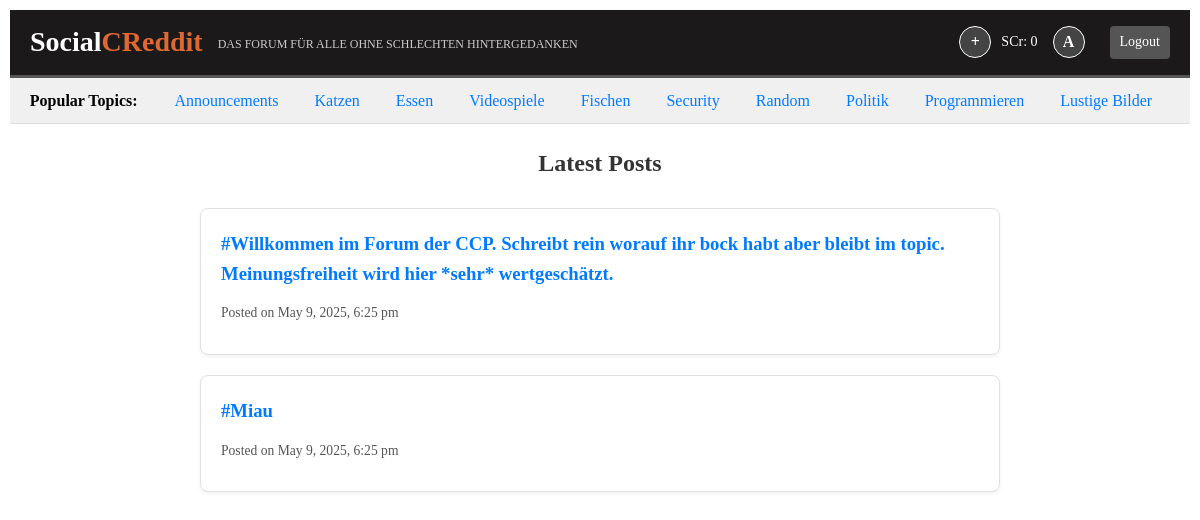
Screenshot of / (signed in) with the database file from the repository.
### tables this page shows
CREATE TABLE `topic` (
  `ID` int(11) NOT NULL,
  `Name` text NOT NULL
);

CREATE TABLE `posts` (
  `ID` bigint(20) NOT NULL,
  `TopicID` int(11) NOT NULL,
  `Content` text NOT NULL,
  `Likes` int(11) NOT NULL,
  `Pinned` tinyint(1) NOT NULL,
  `UserID` int(11) NOT NULL,
  `created_at` timestamp NOT NULL DEFAULT current_timestamp()
);

### www/include/database/content_managment.php (called while the page is built, shortened)
<?php
function get_topics($limit = 10, $sort_by = "popular")
{
    $conn = getDatabaseConnection();
    if ($limit == 0) {
        $sql = 'SELECT * FROM topic ORDER BY (SELECT COUNT(*) FROM posts WHERE posts.TopicID = topic.ID) DESC';
    } else {
        if ($sort_by == "popular") {
            $sql = 'SELECT * FROM topic ORDER BY (SELECT COUNT(*) FROM posts WHERE posts.TopicID = topic.ID) DESC LIMIT ' . $limit;
        } else {
            $sql = 'SELECT * FROM topic ORDER BY ID DESC LIMIT ' . $limit;
        }
    }
    $result = $conn->query($sql);
    if ($result->num_rows > 0) {
        $topics = array();
        while ($row = $result->fetch_assoc()) {
            $topics[] = $row;
        }
        return $topics;
    } else {
        return false;
    }
}
function get_homefeed($limit = 10, $sort_by = "created_at", $sort_order = "DESC")
{
    $conn = getDatabaseConnection();
    $sql = 'SELECT * FROM posts ORDER BY "' . $sort_by . '" "' . $sort_order . '"LIMIT ' . $limit;
    $result = $conn->query($sql);
    if ($result->num_rows > 0) {
        $posts = array();
        while ($row = $result->fetch_assoc()) {
            $posts[] = $row;
        }
        return $posts;
    } else {
        return false;
    }
}

### www/index.php (the view, shortened to what this page needs)
<!DOCTYPE html>
<html lang="en">
    <head>
    <?php include "header.php"; ?>
    </head>
    <body>
    <?php
        require_once "include/database/content_managment.php";
        $popular_topics = get_topics();
        if ($popular_topics && !empty($popular_topics)) {
            echo '<div class="popular-topics-bar">';
            echo '<span>Popular Topics: </span>';
            foreach ($popular_topics as $topic) {
                echo '<a href="topic.php?name=' . urlencode($topic['Name']) . '">' . htmlspecialchars($topic['Name']) . '</a>';
            }
            echo '</div>';
        } else {
            echo '<div class="popular-topics-bar"><span>No popular topics found.</span></div>';
        }
        $home_feed_posts = get_homefeed();
        if ($home_feed_posts && !empty($home_feed_posts)) {
            echo '<div class="home-feed">';
            echo '<h2>Latest Posts</h2>';
            foreach ($home_feed_posts as $post) {
                echo '<div class="post-preview">';
                echo '<h3><a href="post.php?id=' . $post['ID'] . '">' . htmlspecialchars($post['Content']) . '</a></h3>';
                $date = date_create($post['created_at']);
                echo '<p class="post-meta">Posted on ' . date_format($date, 'F j, Y, g:i a') . '</p>';
                echo '</div>';
            }
            echo '</div>';
        } else {
            echo '<div class="home-feed"><p>No posts to display yet.</p></div>';
        }
        ?>
    </body>
</html>

### www/header.php (shortened to what this page needs)
<!DOCTYPE html>
<html lang="en">
    <head>
	    <link rel="stylesheet" href="assets/css/styles.css">
    <link rel="stylesheet" href="https://code.jquery.com/ui/1.13.2/themes/base/jquery-ui.css">
    </head>
</html>
<?php
include "include/navbar.php";
require_once "include/database/content_managment.php";
?>

### www/include/navbar.php (shortened to what this page needs)
<?php
    $username = isset($_SESSION['username']) ? htmlspecialchars($_SESSION['username']) : 'Guest';
    $social_credit = isset($_SESSION['socialcredit']) ? htmlspecialchars($_SESSION['socialcredit']) : '-';
    ?>
    <link rel="stylesheet" href="assets/css/navbar.css">
    <nav class="navbar">
        <div class="navbar-brand">
            <a href="index.php" class="navbar-logo">Social<span>CReddit</span></a>
            <span class="navbar-tagline">DAS FORUM FÜR ALLE OHNE SCHLECHTEN HINTERGEDANKEN</span>
        </div>
        <div class="navbar-user-info">
            <a href="create.php" class="user-icon-link">
                <div class="user-icon">
                        <span class="user-icon-letter"><b>+</b></span>
                </div>
            </a>
            <span class="user-social-credit">SCr: <?php echo $social_credit; ?></span>
            <a href="profile.php" class="user-icon-link">
                <div class="user-icon">
                    <?php if ($username != 'Guest') : ?>
                        <span class="user-icon-letter"><?php echo strtoupper(substr($username, 0, 1)); ?></span>
                    <?php else : ?>
                        <span class="user-icon-letter">-</span>
                    <?php endif; ?>
                </div>
            </a>
            <a href="include/logout.php" class="logout-button">Logout</a>
        </div>
    </nav>

### www/assets/css/styles.css (style rules this page uses)
body { line-height: 1.6; margin: 10px; padding: 0; font-weight: 100; font-size: normal; }
.popular-topics-bar { padding: 10px; background-color: #f0f0f0; border-bottom: 1px solid #ddd; text-align: center; margin-bottom: 20px; }
.popular-topics-bar span { font-weight: bold; margin-right: 15px; }
.popular-topics-bar a { margin: 0 8px; text-decoration: none; color: #007bff; padding: 5px 10px; border-radius: 4px; transition: background-color 0.3s ease; }
.home-feed { margin: 20px auto; max-width: 800px; padding: 0 15px; }
.home-feed h2 { text-align: center; margin-bottom: 25px; color: #333; }
.post-preview { border: 1px solid #e0e0e0; padding: 20px; margin-bottom: 20px; border-radius: 8px; background-color: #fff; box-shadow: 0 2px 4px rgba(0,0,0,0.05); }
.post-preview h3 { margin-top: 0; margin-bottom: 10px; }
.post-preview h3 a { text-decoration: none; color: #007bff; font-weight: bold; }
.post-preview .post-meta { font-size: 0.85em; color: #555; margin-bottom: 10px; }

### www/assets/css/navbar.css (style rules this page uses)
.navbar { display: flex; justify-content: space-between; align-items: center; padding: 10px 20px; background-color: rgb(27, 25, 26); color: white; border-bottom: 3px solid #555; }
.navbar-brand { display: flex; align-items: center; }
.navbar-logo { font-size: 28px; font-weight: bold; color: white; text-decoration: none; margin-right: 15px; }
.navbar-logo span { color: rgb(224, 104, 48); }
.navbar-tagline { font-size: 12px; color: #ccc; margin-top: 5px; }
.navbar-user-info { display: flex; align-items: center; }
.user-social-credit { margin-right: 15px; font-size: 14px; }
.user-icon-link { display: flex; align-items: center; text-decoration: none; color: white; }
.user-icon { width: 30px; height: 30px; border-radius: 50%; border: 1px solid white; margin-right: 10px; display: flex; align-items: center; justify-content: center; background-color: #444; font-size: 16px; font-weight: bold; color: white; }
.user-icon-letter { line-height: 1; }
.logout-button { margin-left: 15px; padding: 5px 10px; background-color: #555; color: white; text-decoration: none; border-radius: 4px; font-size: 14px; }

### rows the page displays
topic: Name "Announcements"
topic: Name "Katzen"
topic: Name "Essen"
topic: Name "Videospiele"
topic: Name "Fischen"
topic: Name "Security"
topic: Name "Random"
topic: Name "Politik"
topic: Name "Programmieren"
topic: Name "Lustige Bilder"
posts: Content "#Willkommen im Forum der CCP. Schreibt rein worauf ihr bock habt aber bleibt im topic. Meinungsfreiheit wird hier *sehr* wertgeschätzt.", created_at "May 9, 2025, 6:25 pm"
posts: Content "#Miau", created_at "May 9, 2025, 6:25 pm"

### other values shown
$social_credit "0"
substr($username, 0, 1) "A"
